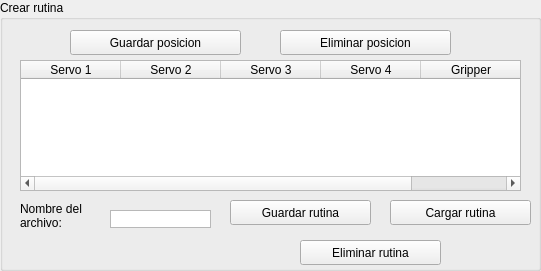
    <widget class="QGroupBox" name="groupBox_6">
     <property name="geometry">
      <rect>
       <x>480</x>
       <y>80</y>
       <width>541</width>
       <height>271</height>
      </rect>
     </property>
     <property name="title">
      <string>Crear rutina</string>
     </property>
     <widget class="QTableWidget" name="tablapos">
      <property name="geometry">
       <rect>
        <x>20</x>
        <y>60</y>
        <width>501</width>
        <height>131</height>
       </rect>
      </property>
      <property name="frameShape">
       <enum>QFrame::StyledPanel</enum>
      </property>
      <column>
       <property name="text">
        <string>Servo 1</string>
       </property>
      </column>
      <column>
       <property name="text">
        <string>Servo 2</string>
       </property>
      </column>
      <column>
       <property name="text">
        <string>Servo 3</string>
       </property>
      </column>
      <column>
       <property name="text">
        <string>Servo 4</string>
       </property>
      </column>
      <column>
       <property name="text">
        <string>Gripper</string>
       </property>
      </column>
     </widget>
     <widget class="QPushButton" name="DeletePosBtn">
      <property name="geometry">
       <rect>
        <x>280</x>
        <y>30</y>
        <width>171</width>
        <height>25</height>
       </rect>
      </property>
      <property name="text">
       <string>Eliminar posicion</string>
      </property>
     </widget>
     <widget class="QPushButton" name="SavePosBtn">
      <property name="geometry">
       <rect>
        <x>70</x>
        <y>30</y>
        <width>171</width>
        <height>25</height>
       </rect>
      </property>
      <property name="text">
       <string>Guardar posicion</string>
      </property>
     </widget>
     <widget class="QPushButton" name="SaveTrayBtn">
      <property name="geometry">
       <rect>
        <x>230</x>
        <y>200</y>
        <width>141</width>
        <height>25</height>
       </rect>
      </property>
      <property name="text">
       <string>Guardar rutina</string>
      </property>
     </widget>
     <widget class="QPushButton" name="UpTrayBtn">
      <property name="geometry">
       <rect>
        <x>390</x>
        <y>200</y>
        <width>141</width>
        <height>25</height>
       </rect>
      </property>
      <property name="text">
       <string>Cargar rutina</string>
      </property>
     </widget>
     <widget class="QTextEdit" name="NameFileTextEdit">
      <property name="geometry">
       <rect>
        <x>110</x>
        <y>210</y>
        <width>101</width>
        <height>18</height>
       </rect>
      </property>
      <property name="verticalScrollBarPolicy">
       <enum>Qt::ScrollBarAlwaysOff</enum>
      </property>
      <property name="undoRedoEnabled">
       <bool>true</bool>
      </property>
     </widget>
     <widget class="QLabel" name="labelNameFile">
      <property name="geometry">
       <rect>
        <x>20</x>
        <y>200</y>
        <width>81</width>
        <height>31</height>
       </rect>
      </property>
      <property name="text">
       <string>Nombre del archivo:</string>
      </property>
      <property name="textFormat">
       <enum>Qt::AutoText</enum>
      </property>
      <property name="scaledContents">
       <bool>false</bool>
      </property>
      <property name="wordWrap">
       <bool>true</bool>
      </property>
     </widget>
     <widget class="QPushButton" name="DeleteRutineButton">
      <property name="geometry">
       <rect>
        <x>300</x>
        <y>240</y>
        <width>141</width>
        <height>25</height>
       </rect>
      </property>
      <property name="text">
       <string>Eliminar rutina</string>
      </property>
     </widget>
    </widget>
